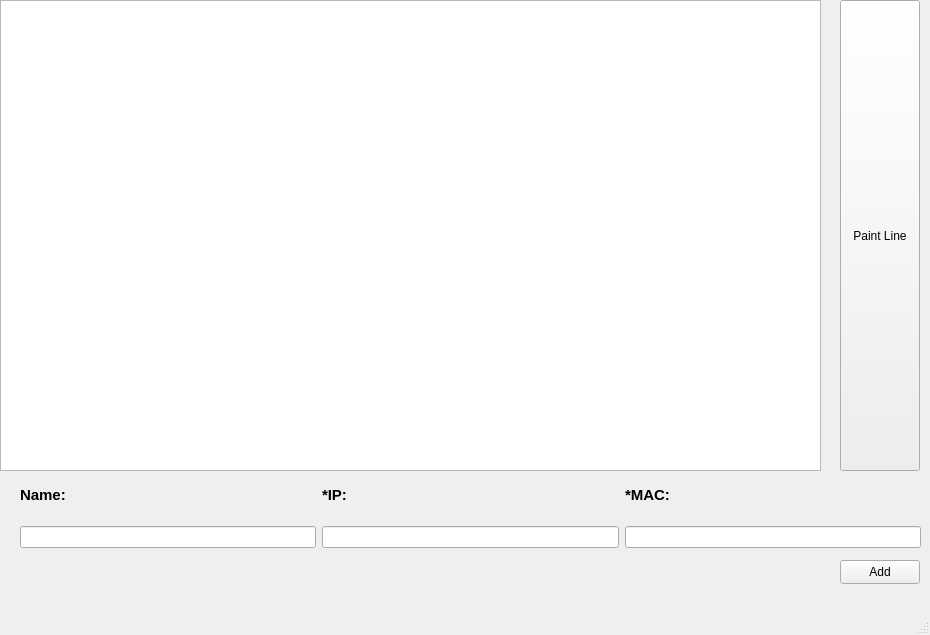
<?xml version="1.0" encoding="UTF-8"?>
<ui version="4.0">
 <class>CompTable</class>
 <widget class="QMainWindow" name="CompTable">
  <property name="geometry">
   <rect>
    <x>0</x>
    <y>0</y>
    <width>930</width>
    <height>635</height>
   </rect>
  </property>
  <property name="windowTitle">
   <string>CompTable</string>
  </property>
  <widget class="QWidget" name="centralwidget">
   <widget class="QTableView" name="tableView">
    <property name="geometry">
     <rect>
      <x>0</x>
      <y>0</y>
      <width>821</width>
      <height>471</height>
     </rect>
    </property>
   </widget>
   <widget class="QWidget" name="gridLayoutWidget">
    <property name="geometry">
     <rect>
      <x>20</x>
      <y>470</y>
      <width>901</width>
      <height>78</height>
     </rect>
    </property>
    <layout class="QGridLayout" name="gridLayout">
     <property name="sizeConstraint">
      <enum>QLayout::SetDefaultConstraint</enum>
     </property>
     <item row="1" column="1">
      <widget class="QLineEdit" name="ip"/>
     </item>
     <item row="0" column="1">
      <widget class="QLabel" name="label_2">
       <property name="font">
        <font>
         <pointsize>11</pointsize>
         <bold>true</bold>
        </font>
       </property>
       <property name="text">
        <string>*IP:</string>
       </property>
      </widget>
     </item>
     <item row="1" column="0">
      <widget class="QLineEdit" name="name">
       <property name="sizePolicy">
        <sizepolicy hsizetype="Expanding" vsizetype="Minimum">
         <horstretch>0</horstretch>
         <verstretch>0</verstretch>
        </sizepolicy>
       </property>
      </widget>
     </item>
     <item row="0" column="2">
      <widget class="QLabel" name="label_3">
       <property name="font">
        <font>
         <pointsize>11</pointsize>
         <bold>true</bold>
        </font>
       </property>
       <property name="text">
        <string>*MAC:</string>
       </property>
      </widget>
     </item>
     <item row="1" column="2">
      <widget class="QLineEdit" name="mac"/>
     </item>
     <item row="0" column="0">
      <widget class="QLabel" name="label">
       <property name="sizePolicy">
        <sizepolicy hsizetype="Preferred" vsizetype="MinimumExpanding">
         <horstretch>0</horstretch>
         <verstretch>0</verstretch>
        </sizepolicy>
       </property>
       <property name="font">
        <font>
         <pointsize>11</pointsize>
         <bold>true</bold>
        </font>
       </property>
       <property name="frameShape">
        <enum>QFrame::NoFrame</enum>
       </property>
       <property name="text">
        <string>Name:</string>
       </property>
      </widget>
     </item>
    </layout>
   </widget>
   <widget class="QPushButton" name="add_btn">
    <property name="geometry">
     <rect>
      <x>840</x>
      <y>560</y>
      <width>80</width>
      <height>24</height>
     </rect>
    </property>
    <property name="text">
     <string>Add</string>
    </property>
   </widget>
   <widget class="QPushButton" name="pushButton">
    <property name="geometry">
     <rect>
      <x>840</x>
      <y>0</y>
      <width>80</width>
      <height>471</height>
     </rect>
    </property>
    <property name="text">
     <string>Paint Line</string>
    </property>
   </widget>
  </widget>
  <widget class="QMenuBar" name="menubar">
   <property name="geometry">
    <rect>
     <x>0</x>
     <y>0</y>
     <width>930</width>
     <height>21</height>
    </rect>
   </property>
  </widget>
  <widget class="QStatusBar" name="statusbar"/>
 </widget>
 <resources/>
 <connections/>
</ui>
